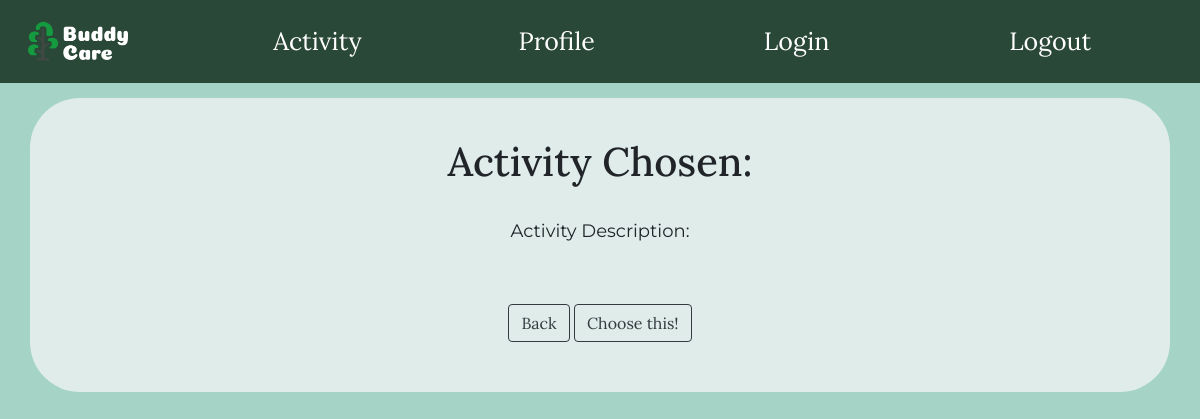
The app's page /activity/Reading, older data.
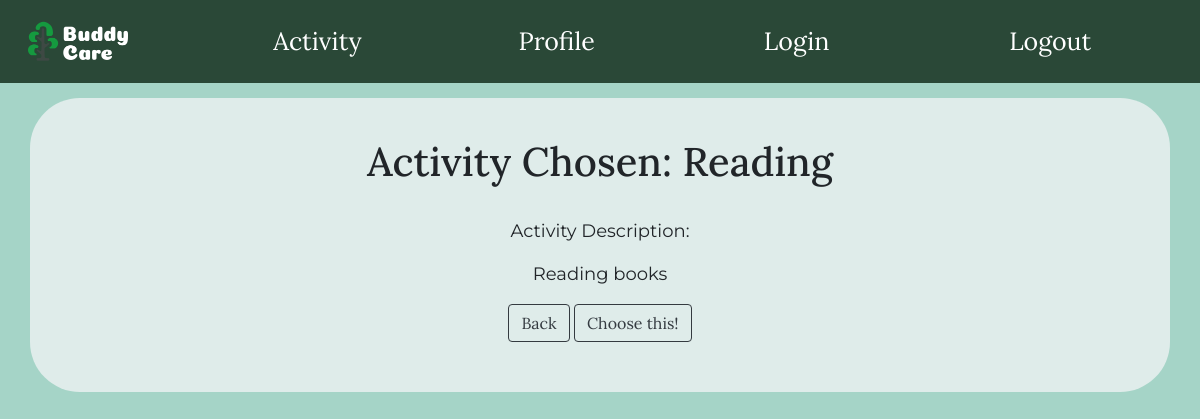
The same page, newer data.
### main.py (models this page shows, shortened)
class newActivity(db1.Model):
     id1 = db1.Column("id1", db1.Integer, primary_key= True)
     activityname= db1.Column("activityname", db1.String(100))
     description = db1.Column(db1.Text, default=("No Description"))

### main.py (the view, shortened to what this page needs)
@app.route("/activity/<activityName>", methods=["POST", "GET"])
def activityPage(activityName):
    activity = newActivity.query.filter_by(activityname=activityName).first()
    return render_template("chooseActivity.html", act=activity)

### main.py (called while the page is built)
@app.before_request
def before_request():
    g.user = None
    if User:
        if 'name' in session and not(session['name'] == None):
            user = User.query.filter_by(username = session['name']).first()
            g.user = user

### templates/chooseActivity.html (shortened to what this page needs)
{% extends 'base.html' %}
{% block content %}
        <div class="container">
        <h1>Activity Chosen: {{act.activityname}}</h1><br>
        <p>Activity Description:</p>
        <p>{{act.description}}
        {% block body %}
            <br>
            <form method="POST">
                <a href="/activity"><button type="button" class="btn btn-outline-dark">Back</button></a>
                <input type="submit" class="btn btn-outline-dark" id="vehicle1" name="vehicle1" value="Choose this!"/></a>
            </form>
        </div>
    {% endblock %}
{% endblock %}

Row changes from the older to the newer data that the page shows:
now on this page (row edited): newActivity: activityname "Reading", description "Reading books"
